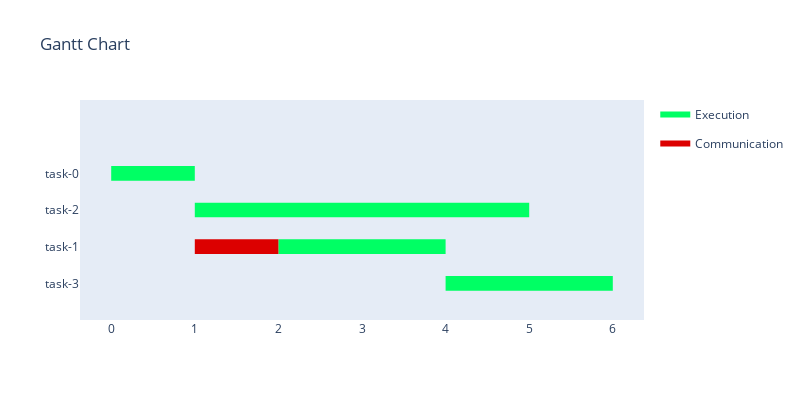

Write notebook code for a chart like this one.
### Markdown cell above
É importante ressaltar que todos os passos para chegar na solução estão no `solution_path`. Podemos visualizar o gráfio de Gantt de cada etapa se for necessário, veja da última:

### Code cell
solution_path[-1].plot_gantt_chart()

### Figure 1 — Plotly figure (JSON) as saved in the notebook; plotly's stock layout.template omitted (floating-point values rounded to 4 significant figures)
{"data": [{"fill": "toself", "fillcolor": "rgb(0, 255, 100)", "hoverinfo": "name", "legendgroup": "rgb(0, 255, 100)", "mode": "none", "name": "Execution", "type": "scatter", "x": [0, 1, 1, 0, 0, 1, 5, 5, 1, 1, 2, 4, 4, 2, 2, 4, 6, 6, 4], "y": [2.8, 2.8, 3.2, 3.2, null, 1.8, 1.8, 2.2, 2.2, null, 0.8, 0.8, 1.2, 1.2, null, -0.2, -0.2, 0.2, 0.2]}, {"fill": "toself", "fillcolor": "rgb(220, 0, 0)", "hoverinfo": "name", "legendgroup": "rgb(220, 0, 0)", "mode": "none", "name": "Communication", "type": "scatter", "x": [1, 2, 2, 1], "y": [0.8, 0.8, 1.2, 1.2]}, {"legendgroup": "rgb(0, 255, 100)", "marker": {"color": "rgb(0, 255, 100)", "opacity": 0, "size": 1}, "mode": "markers", "name": "", "showlegend": false, "text": [null, null, null, null, null, null, null, null], "type": "scatter", "x": [0, 1, 1, 5, 2, 4, 4, 6], "y": [3, 3, 2, 2, 1, 1, 0, 0]}, {"legendgroup": "rgb(220, 0, 0)", "marker": {"color": "rgb(220, 0, 0)", "opacity": 0, "size": 1}, "mode": "markers", "name": "", "showlegend": false, "text": [null, null], "type": "scatter", "x": [1, 2], "y": [1, 1]}], "layout": {"autosize": false, "height": 400, "hovermode": "closest", "showlegend": true, "title": {"text": "Gantt Chart"}, "width": 800, "xaxis": {"rangeselector": {"buttons": [{"count": 7, "label": "1w", "step": "day", "stepmode": "backward"}, {"count": 1, "label": "1m", "step": "month", "stepmode": "backward"}, {"count": 6, "label": "6m", "step": "month", "stepmode": "backward"}, {"count": 1, "label": "YTD", "step": "year", "stepmode": "todate"}, {"count": 1, "label": "1y", "step": "year", "stepmode": "backward"}, {"step": "all"}]}, "showgrid": false, "type": "linear", "zeroline": false}, "yaxis": {"autorange": false, "range": [-1, 5], "showgrid": false, "ticktext": ["task-3", "task-1", "task-2", "task-0"], "tickvals": [0, 1, 2, 3], "zeroline": false}}}
